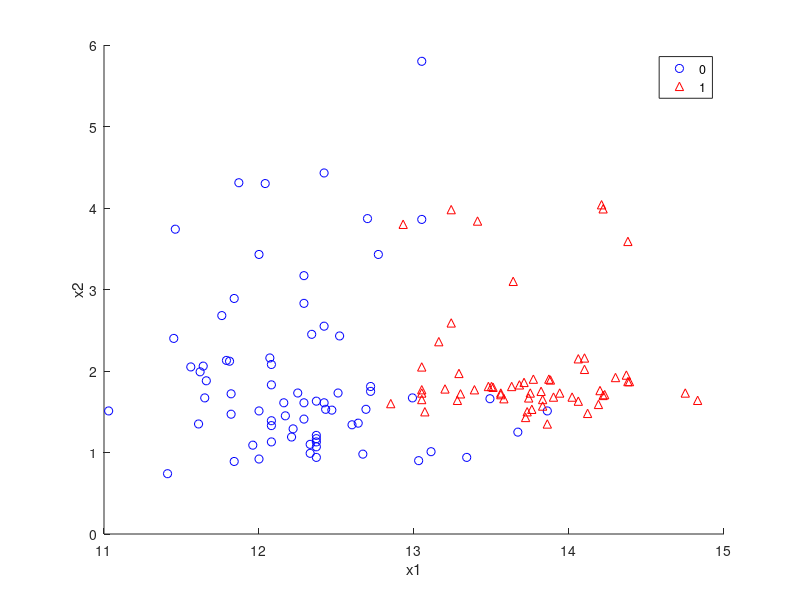
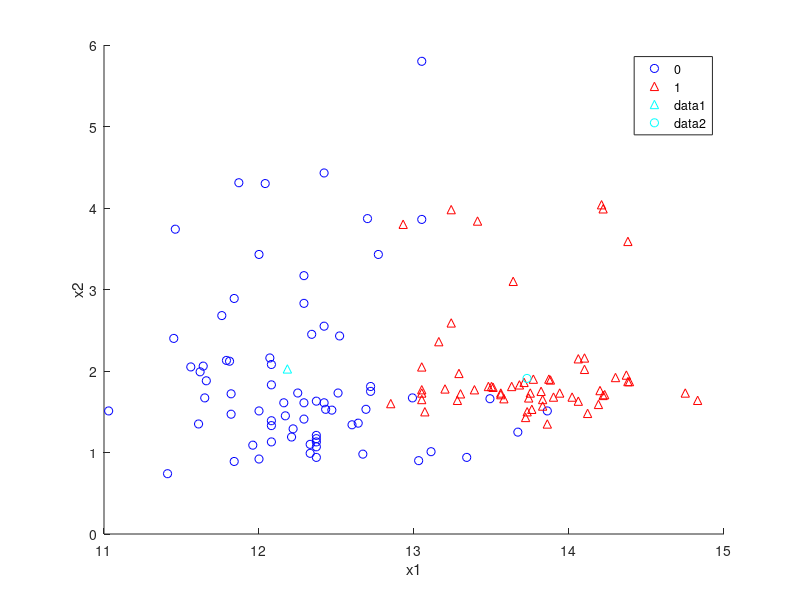

Source code (MATLAB) for these figures, in order:
clear all;clc;
load data_vinos_2clases

X=data_vinos_2clases(:,1:2);
t=data_vinos_2clases(:,14);

x1=X(:,1);
x2=X(:,2);

figure(1)
gscatter(x1,x2,t,'br','o^');%  gscatter(...,grupo,'colores','figuras') %Color y luego tipo de figura
xlabel('x1')
ylabel('x2')

%El centro del cluster depende bastante de los cluster que se escojan 
%al inicio del algoritmo
%Buenos centros de clusters:
%C1=[12.4  2] C2=[13.7 1.9]
k=2;
[id,C] = kmeans(X,k,'MaxIter',1000);%id indica a que grupo fueron asignadsos
%los centros de los cluster C

figure(2)
gscatter(x1,x2,t,'br','o^') %Color y luego tipo de figura
xlabel('x1')
ylabel('x2')

hold on
plot(C(1,1),C(1,2),'^c',C(2,1),C(2,2),'oc')
hold off



% [idx,C,sumd,D] = kmeans(X,k);
% [idx,C,sumd,D] = kmeans(X,k,Name,Value)